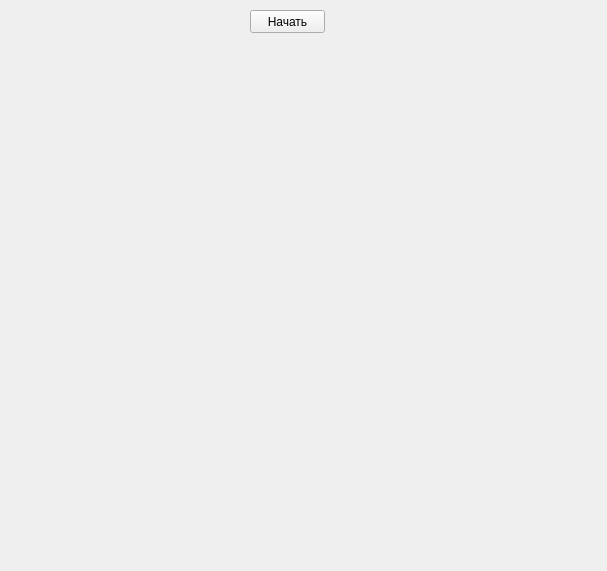
<?xml version="1.0" encoding="UTF-8"?>
<ui version="4.0">
 <class>Form</class>
 <widget class="QWidget" name="Form">
  <property name="geometry">
   <rect>
    <x>0</x>
    <y>0</y>
    <width>607</width>
    <height>571</height>
   </rect>
  </property>
  <property name="windowTitle">
   <string>Form</string>
  </property>
  <widget class="QPushButton" name="pushButton">
   <property name="geometry">
    <rect>
     <x>250</x>
     <y>10</y>
     <width>75</width>
     <height>23</height>
    </rect>
   </property>
   <property name="text">
    <string>Начать</string>
   </property>
  </widget>
 </widget>
 <resources/>
 <connections/>
</ui>
